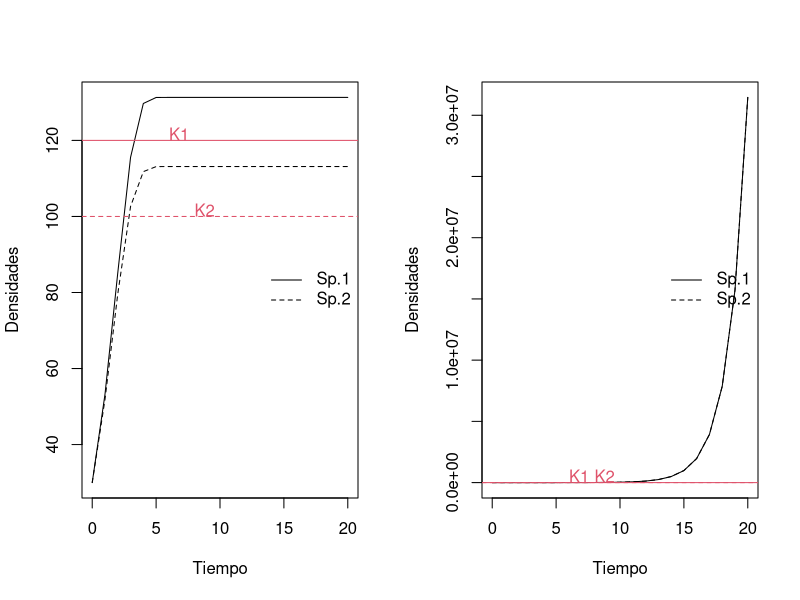

Recreate this plot in R.

# Modelo de Mutualismo Vandermeer y Boucher (1978)  

VandermeerBoucher <- function(N, Alfas, Ks, rs) { 
  N1prox <- N[1]+rs[1]*N[1]*(1-Alfas[1,1]*N[1]/Ks[1] + Alfas[1,2]*N[2]/Ks[1])
  N2prox <- N[2]+rs[2]*N[2]*(1-Alfas[2,2]*N[2]/Ks[2] + Alfas [2,1]*N[1]/Ks[2]) 
  c(N1prox, N2prox)} # Esta función implementa el
# modelo de mutualismo  Vandermeer – Boucher en tiempo discreto. 

Ks<- c(120, 100); rs <-c(1, 1) # Se asignan valores a todos los 
# parámetros del modelo, salvo a los coeficientes de interacción.

t <- 20 # Número de pasos a iterar el modelo.

N <- matrix(NA, nrow = t + 1, ncol = 2) # Esta instrucción 
# crea una matriz en la cual se van a guardar los resultados
# de la iteración del modelo. 

N[1, ] <- c(30,30) # Se asignan densidades iniciales.

layout(matrix(1:2, ncol = 2)) # Esta instrucción crea 
# dos espacios para graficar en la ventana de 
# graficación.

casos <- 2 # Variable Dummy que permite diferenciar 
# dos casos particulares de valores de los coeficientes 
# de interacción inter-específicos.

#           Programa que ejecuta el modelo

for (J in 1:casos) {  
  # Este ciclo for permite evaluar el modelo bajo 
  # dos condiciones diferentes (concernientes
  # a los coeficientes de interacción
  #  inter-específica). 
  if (J==1) { A12<-0.1; A21<-0.1}  else
    if (J==2) {A12<-1; A21<-1} # Este conjunto de condicionales 
  # asigna valores a los coeficientes de interacción 
  # interespecíficos. Los valores asignados corresponden a dos 
  # resultados importantes: si A12.A21 < 1 existe un equilibrio 
  # interno y este es estable, si A12.A21 > 1 las poblaciones 
  # crecen sin límite.
  
  Alfas <- matrix(c(1, A12, A21, 1), ncol = 2, byrow = TRUE) 
  # Esta instrucción crea una matriz que tiene como entradas 
  # los valores de los coeficientes de interacción. Tomar en 
  # cuenta que el comando byrow asegura que la matriz se 
  # construya fila a fila. 
  
  for (i in 1:t) {  
    N[i + 1, ] <- VandermeerBoucher (N[i, ], Alfas, Ks, rs) 
    # Ciclo for que itera la función  VandermeerBoucher.
  } # fin del segundo ciclo for.
  
  matplot(0:t, N, type = "l", col = 1,
          xlab = "Tiempo", ylab = "Densidades") 
  # Se grafican los resultados.
  
  abline(h = Ks[1], lty = 1, col = 2) 
  # Se agrega una línea en el valor de K1.
  
  text(6, Ks[1], "K1", adj = c(0, 0), col = 2) 
  # Se agrega “K1” a la línea creada anteriormente.
  
  abline(h = Ks[2], lty = 2, col = 2) 
  # Se agrega una línea en el valor de K2.
  
  text(8, Ks[2], "K2", adj = c(0, 0), col = 2) 
  # Se agrega “K2” a la línea creada anteriormente.
  
  legend("right", c(expression("Sp.1"), 
                    expression("Sp.2")), 
         lty = 1:2, bty = "n") 
  # Se agrega una leyenda en la cual se identifican 
  # las curvas de cada especie.
  
} # fin del primer ciclo for.

# Vandermeer, J.H. Boucher, D.H. 1978. Varieties 
# of Mutualistic Interaction in Population
# Models. J. theor. Biol. 549-558.


